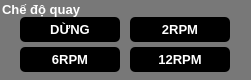
        <widget class="QGroupBox" name="groupBox_2">
         <property name="geometry">
          <rect>
           <x>0</x>
           <y>6</y>
           <width>251</width>
           <height>80</height>
          </rect>
         </property>
         <property name="minimumSize">
          <size>
           <width>0</width>
           <height>80</height>
          </size>
         </property>
         <property name="maximumSize">
          <size>
           <width>16777215</width>
           <height>80</height>
          </size>
         </property>
         <property name="font">
          <font>
           <pointsize>10</pointsize>
           <bold>true</bold>
          </font>
         </property>
         <property name="styleSheet">
          <string notr="true">color: rgb(255, 255, 255);
background-color: rgba(120, 120, 120);

border-radius: 5px;</string>
         </property>
         <property name="title">
          <string>Chế độ quay</string>
         </property>
         <widget class="QPushButton" name="pushButton_11">
          <property name="geometry">
           <rect>
            <x>20</x>
            <y>17</y>
            <width>100</width>
            <height>25</height>
           </rect>
          </property>
          <property name="minimumSize">
           <size>
            <width>0</width>
            <height>25</height>
           </size>
          </property>
          <property name="maximumSize">
           <size>
            <width>100</width>
            <height>25</height>
           </size>
          </property>
          <property name="font">
           <font>
            <family>MS Shell Dlg 2</family>
            <pointsize>10</pointsize>
            <bold>true</bold>
           </font>
          </property>
          <property name="autoFillBackground">
           <bool>false</bool>
          </property>
          <property name="styleSheet">
           <string notr="true">color: rgb(255, 255, 255);
background-color: rgba(0, 0, 0);
border: none;
border-radius: 5px;</string>
          </property>
          <property name="text">
           <string>DỪNG</string>
          </property>
          <property name="flat">
           <bool>false</bool>
          </property>
         </widget>
         <widget class="QPushButton" name="pushButton_12">
          <property name="geometry">
           <rect>
            <x>130</x>
            <y>17</y>
            <width>100</width>
            <height>25</height>
           </rect>
          </property>
          <property name="minimumSize">
           <size>
            <width>0</width>
            <height>25</height>
           </size>
          </property>
          <property name="maximumSize">
           <size>
            <width>100</width>
            <height>25</height>
           </size>
          </property>
          <property name="font">
           <font>
            <family>MS Shell Dlg 2</family>
            <pointsize>10</pointsize>
            <bold>true</bold>
           </font>
          </property>
          <property name="autoFillBackground">
           <bool>false</bool>
          </property>
          <property name="styleSheet">
           <string notr="true">color: rgb(255, 255, 255);
background-color: rgba(0, 0, 0);
border: none;
border-radius: 5px;</string>
          </property>
          <property name="text">
           <string>2RPM</string>
          </property>
          <property name="flat">
           <bool>false</bool>
          </property>
         </widget>
         <widget class="QPushButton" name="pushButton_13">
          <property name="geometry">
           <rect>
            <x>20</x>
            <y>47</y>
            <width>100</width>
            <height>25</height>
           </rect>
          </property>
          <property name="minimumSize">
           <size>
            <width>0</width>
            <height>25</height>
           </size>
          </property>
          <property name="maximumSize">
           <size>
            <width>100</width>
            <height>25</height>
           </size>
          </property>
          <property name="font">
           <font>
            <family>MS Shell Dlg 2</family>
            <pointsize>10</pointsize>
            <bold>true</bold>
           </font>
          </property>
          <property name="autoFillBackground">
           <bool>false</bool>
          </property>
          <property name="styleSheet">
           <string notr="true">color: rgb(255, 255, 255);
background-color: rgba(0, 0, 0);
border: none;
border-radius: 5px;</string>
          </property>
          <property name="text">
           <string>6RPM</string>
          </property>
          <property name="flat">
           <bool>false</bool>
          </property>
         </widget>
         <widget class="QPushButton" name="pushButton_14">
          <property name="geometry">
           <rect>
            <x>130</x>
            <y>47</y>
            <width>100</width>
            <height>25</height>
           </rect>
          </property>
          <property name="minimumSize">
           <size>
            <width>0</width>
            <height>25</height>
           </size>
          </property>
          <property name="maximumSize">
           <size>
            <width>100</width>
            <height>25</height>
           </size>
          </property>
          <property name="font">
           <font>
            <family>MS Shell Dlg 2</family>
            <pointsize>10</pointsize>
            <bold>true</bold>
           </font>
          </property>
          <property name="autoFillBackground">
           <bool>false</bool>
          </property>
          <property name="styleSheet">
           <string notr="true">color: rgb(255, 255, 255);
background-color: rgba(0, 0, 0);
border: none;
border-radius: 5px;</string>
          </property>
          <property name="text">
           <string>12RPM</string>
          </property>
          <property name="flat">
           <bool>false</bool>
          </property>
         </widget>
        </widget>
